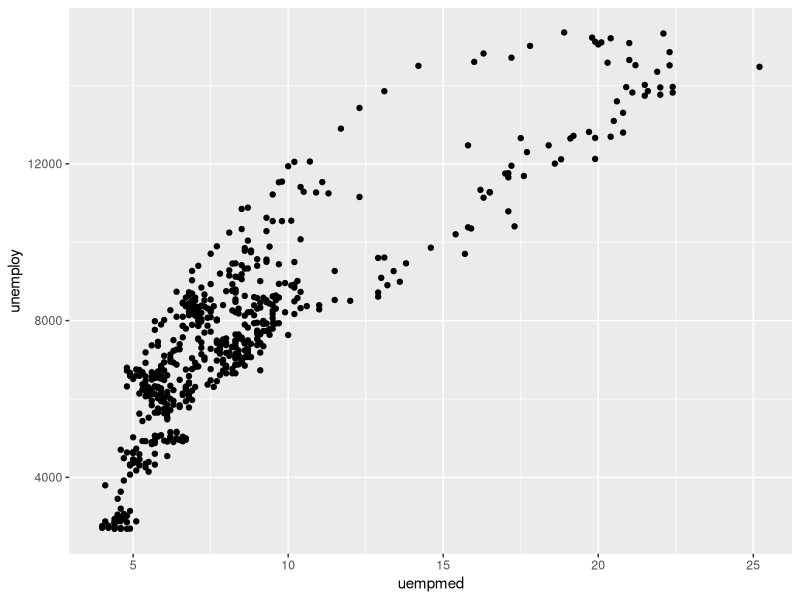
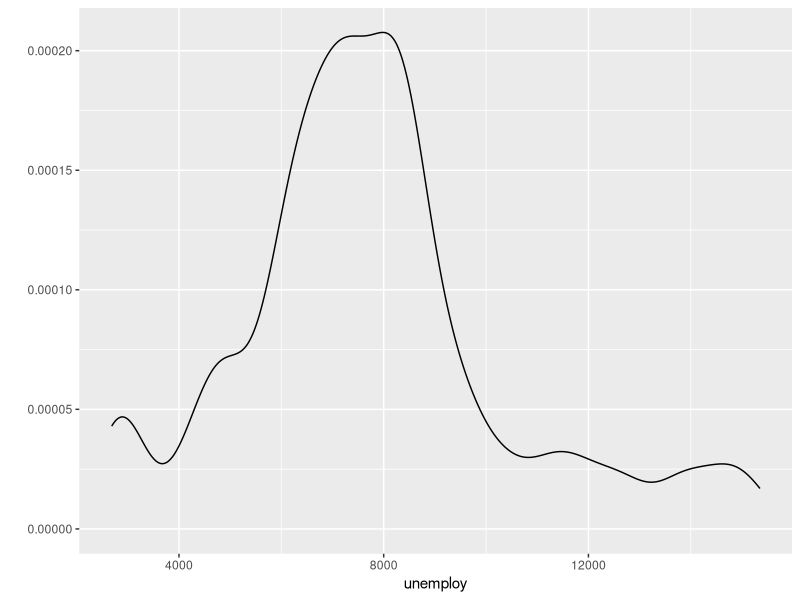
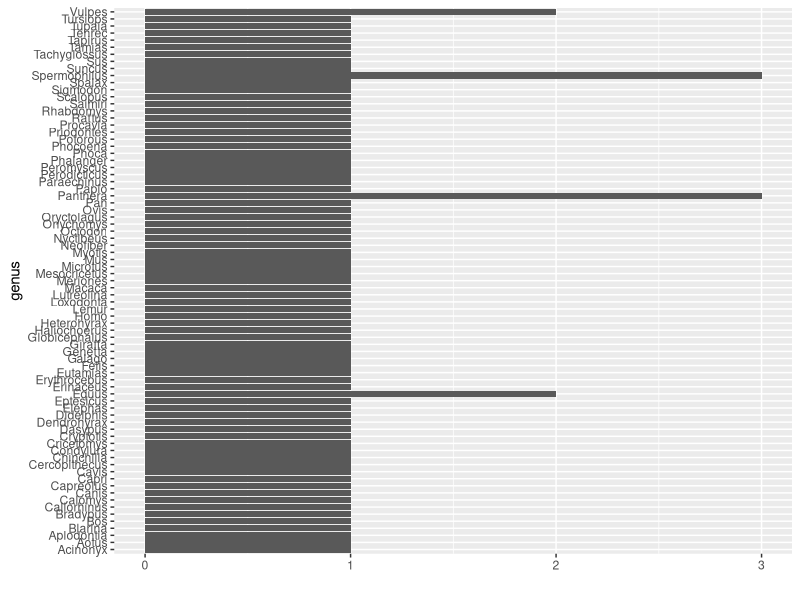
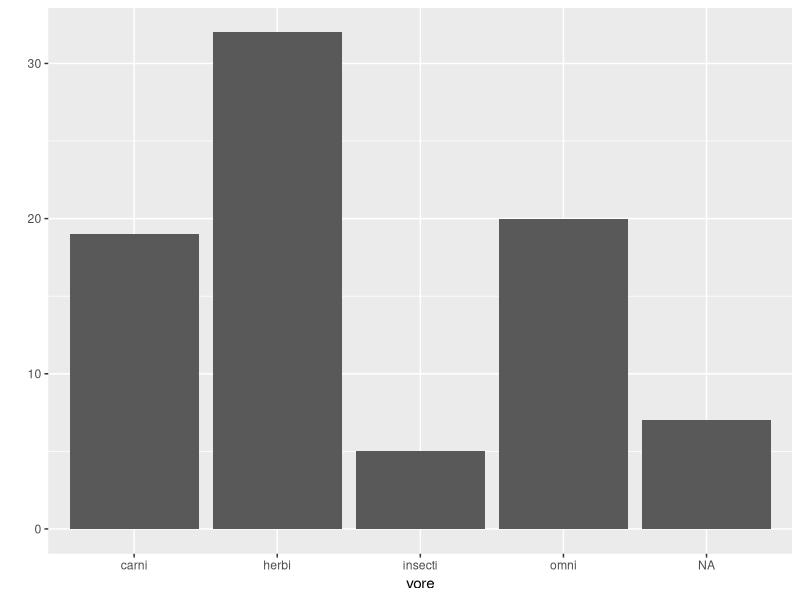
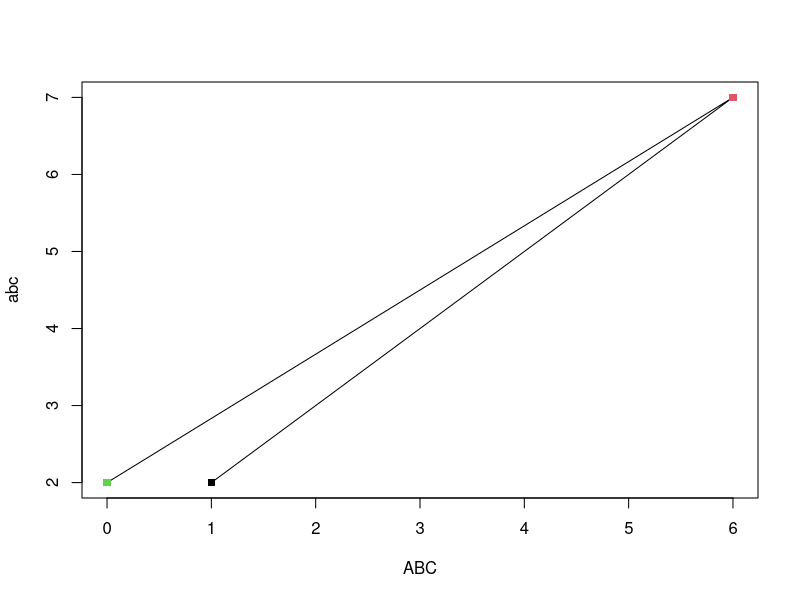
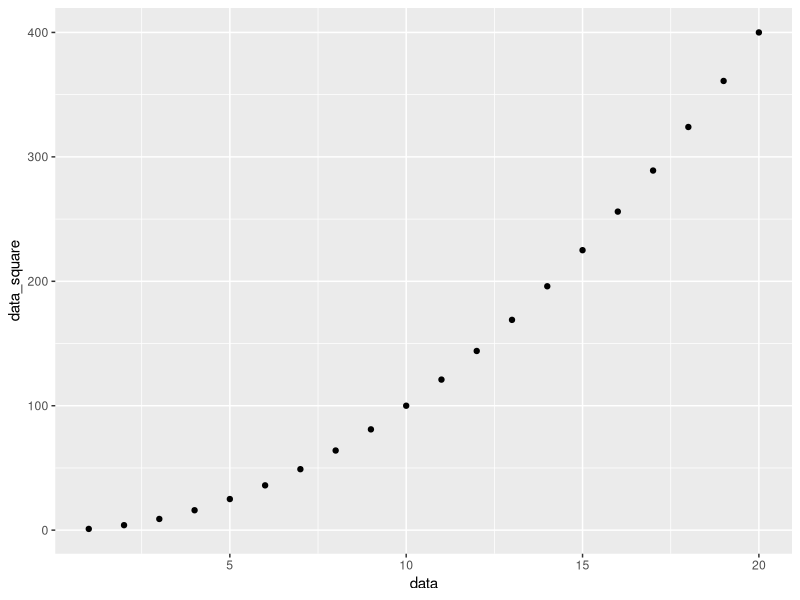
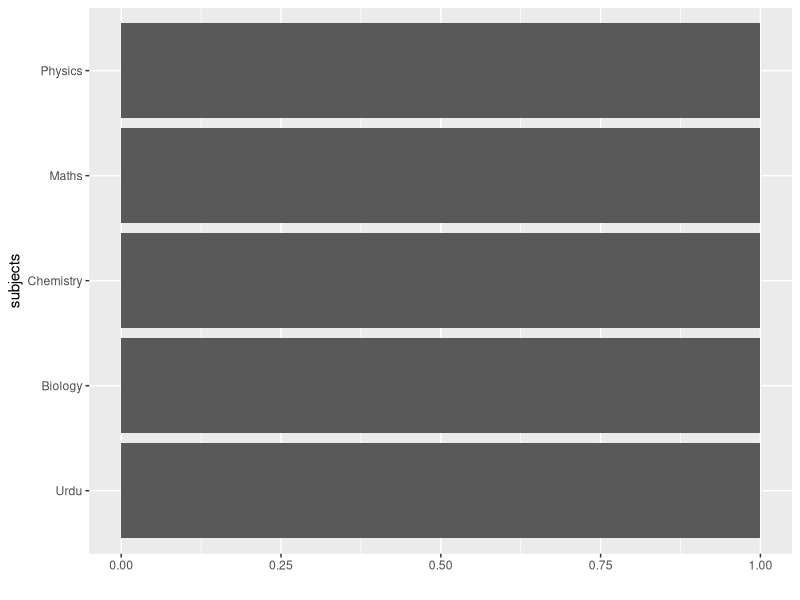

Write R code to recreate these figures, in order.
# TASK 1
data(package = .packages(all.available = TRUE))
data() 
install.packages("ggplot2")
library(ggplot2)

ggplot2::economics

qplot(data = economics, x = uempmed, y = unemploy, geom = "point")
qplot(data = economics, x = unemploy, geom = "density")

ggplot2::msleep
qplot(data = msleep, y = genus, geom = "bar")
qplot(data = msleep, x = vore, geom = "bar")

# TASK 1

a <- c(1,2,3,4,5)
b <- c(6,7,8,9,10)
c <- c(0,2,4,6,8)


combined <- rbind(a,b,c)
combined <- matrix(combined, nrow=3, ncol=5)
combined

plot(combined, xlab = "ABC", ylab = "abc", type ="o", pch=15, col=1:3)

# TASK 2

Name <- c("Ali", "Raza", "Muhammad", "Savera", "George")
Age <- c(32L, 34L, 68L, 32L, 40L)
Role <- c("Sr.Data Scientist", "D.S Manager", "Manager","Jr.Data Scientist","Data Analyst")
Length_of_service <- c(4L, 10L, 30L, 1L, 7L)

frame <- data.frame(Name, Age, Role, Length_of_service)  

print (frame)

# TASK 3
data <- seq(1:20)
data_square <- data^2
qplot( x = data, y = data_square, geom = "point")

# TASK 4
subjects <- c("Chemistry", "Biology", "Physics", "Maths", " Urdu")
students <- c(33L, 15L, 32L, 50L, 20L)
data_110 <- data.frame(subjects, students)
data_110
qplot(data = data_110, y = subjects, geom = "bar")



# TASK 5

name <- readline("Enter your name: ")
paste("Welcome", name)
age <- readline("Enter your age: ")
print(age)


# TASK 6

data89 <- seq(20:50)
data89_mean <- mean(data89)
data89_mean
data89_sum <- sum(data89)
data89_sum

# TASK 7

vector1 = sample(-50:50, 10,  replace = TRUE)
print("content of vector:")
print("10 random integers btw -50 and 50:")
print(vector1)